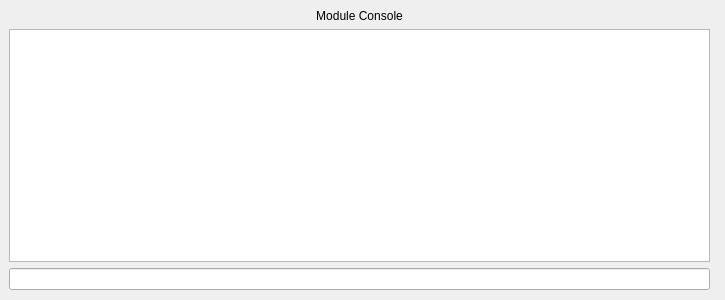
<?xml version="1.0" encoding="UTF-8"?>
<ui version="4.0">
 <class>ModuleConsole</class>
 <widget class="QWidget" name="ModuleConsole">
  <property name="geometry">
   <rect>
    <x>0</x>
    <y>0</y>
    <width>725</width>
    <height>300</height>
   </rect>
  </property>
  <property name="windowTitle">
   <string>RoFI Module Console</string>
  </property>
  <widget class="QWidget" name="verticalLayoutWidget">
   <property name="geometry">
    <rect>
     <x>9</x>
     <y>9</y>
     <width>701</width>
     <height>281</height>
    </rect>
   </property>
   <layout class="QVBoxLayout" name="verticalLayout">
    <item>
     <widget class="QLabel" name="moduleId">
      <property name="layoutDirection">
       <enum>Qt::LeftToRight</enum>
      </property>
      <property name="text">
       <string>Module Console</string>
      </property>
      <property name="alignment">
       <set>Qt::AlignCenter</set>
      </property>
     </widget>
    </item>
    <item>
     <widget class="QTextEdit" name="outputField">
      <property name="readOnly">
       <bool>true</bool>
      </property>
      <property name="tabStopDistance">
       <double>80.000000000000000</double>
      </property>
     </widget>
    </item>
    <item>
     <widget class="QLineEdit" name="inputField"/>
    </item>
   </layout>
  </widget>
 </widget>
 <resources/>
 <connections/>
</ui>
